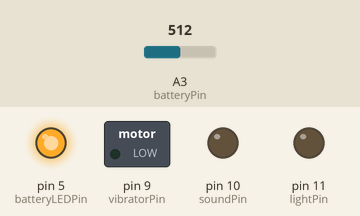
Simulated run of this sketch. Board: Arduino Uno, built with avr-gcc and run on an emulated ATmega328P. On the bench: switched loads named in the sketch (green lamp = pin HIGH), output pins drawn as LEDs (lit = HIGH). Inputs (shaded band) come from the test bench; at power-on: A3 (batteryPin) = 512. No radio packets arrive unless stated; what the sketch prints to the serial monitor is not drawn.

Above: at 1.2 s.
1.3 s: A3 (batteryPin) set to 161
2.8 s: A3 (batteryPin) set to 144
At 4.0 s:
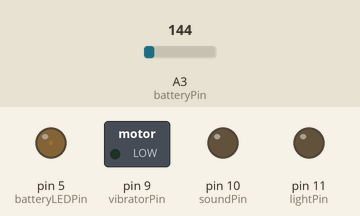
4.3 s: A3 (batteryPin) set to 306
At 4.9 s:
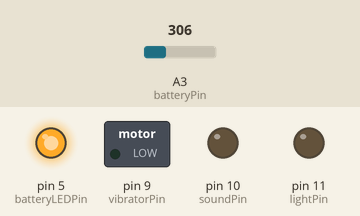
Timing chart, 0 to 7.3 s (numbered marks = the images above; inputs shaded):
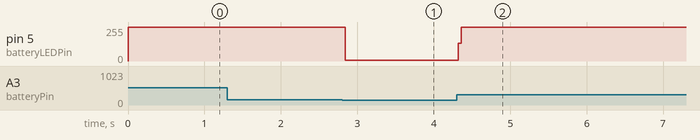

The sketch:

last_test_remote.ino
```cpp
#include <VirtualWire.h>
#include <EEPROM.h>


//-----------------------------------------------------------------------------
// we define all the size of variables needed for our algorithm

#define MESSAGE_LEN 8             // max number of byte sent to the remote
#define REMOTENUM_LEN 4           // number of byte to define the number of the remote
#define ALARM_LEN 3               // number of byte to define the alarm enable settings
#define ALARM_BLINK 1000          // period of alarm blinking
#define ALARM_TIME 15000          // duration of alarm
#define RFSPEED 2000              // for RF communication

//#define REMOTENUM_ADDR  0;        May be needed in case the addr of remoteNum is not always the same. Same for alarmEnable

//-----------------------------------------------------------------------------


//byte message[MESSAGE_LEN];
//byte remoteNum[REMOTENUM_LEN]; //remote number in binary

byte* message = 12;
byte* remoteNum = 24;


int rxRFPin = 8;

// All about battery
int batteryLife = 0; //to map
int batteryPin = A3;
int batteryLEDPin = 5; // variable pour stocker le pin de la LED
int batteryLEDState = false;


// All about the alarm system
int vibratorPin = 9;
int soundPin = 10;
int lightPin = 11;
boolean vibratorState = false;
boolean soundState = false;
boolean lightState = false;
boolean vibratorEnable = false;
boolean soundEnable = false;
boolean lightEnable = false;
int alarmPin[] = {lightPin, soundPin, vibratorPin};
int alarmState[] = {lightState, soundState, vibratorState};
int alarmEnable[] = {lightEnable, soundEnable, vibratorEnable};
unsigned long tpsDep = millis(); //initialisation du temps de départ pour clignotement

// All about Checks
boolean messageCheck = false;
boolean batteryCheck = false;


//-----------------------------------------------------------------------
//                                SET UP
//-----------------------------------------------------------------------

void setup() {
  Serial.begin(9600);

  //RF setup
  vw_set_rx_pin(rxRFPin);
  vw_setup(RFSPEED);
  vw_rx_start();
  Serial.print("Ready");
  Serial.print("\n");
  //Battery setup
  pinMode(batteryLife, INPUT);
  pinMode(batteryLEDPin, OUTPUT);
  digitalWrite(batteryLEDPin, LOW);
  //Alarm setup
  pinMode(vibratorPin, OUTPUT);
  pinMode(soundPin, OUTPUT);
  pinMode(lightPin, OUTPUT);
  digitalWrite(vibratorPin, LOW);
  digitalWrite(soundPin, LOW);
  digitalWrite(lightPin, LOW);

  //  for (int rst = 0; rst < VW_MAX_MESSAGE_LEN; rst++) {
  //    message[rst] = 0;
  //  }

  message = malloc(MESSAGE_LEN * sizeof(byte));
  remoteNum = malloc(REMOTENUM_LEN * sizeof(byte));
}

//-----------------------------------------------------------------------
//                                LOOP
//-----------------------------------------------------------------------

void loop() {
  batteryManagment();
  comManagment();
}
```

alarmManagment.ino
```cpp
//---------------------------------------------------------
//                              ALARM MANAGMENT
//         according to the programmation, if the station is looking for this remote I activate the alarm system
//---------------------------------------------------------


void alarm() {
  int t = 0;
  byte alarms[ALARM_LEN];
  for (int  i = 0; i < ALARM_LEN; i++) {
    alarms[i] = EEPROM.read(&(alarmEnable[i]));
    Serial.print(alarms[i]);
  }
  if (messageCheck) {
    //while (messageCheck) { //for test
    Serial.print("messageCheck is \n");
    Serial.print(messageCheck);
    unsigned long tpsAct = millis(); //temps actuel
    if ((tpsAct - tpsDep) > ALARM_BLINK) { //if difference > ALARM_BLINK
      // for ( t; t < ALARM_TIME / ALARM_BLINK; t++) {
      while (t < (ALARM_TIME / ALARM_BLINK)) {
        for (int i = 0; i < ALARM_LEN; i++) {
          alarmState[i] = !alarmState[i];
          // if (alarmEnable[i]) {                         // need to read in the eeprom
          if (alarms[i]) {                                 // corrected
            digitalWrite(alarmPin[i], alarmState[i]);
          }
          tpsDep = tpsAct; // reinit
        }
        t++;
        delay(ALARM_BLINK);
      }
    }
  }
  for (int i = 0; i < ALARM_LEN; i++) {
    digitalWrite(alarmPin[i], false) ;
  }
}


void remoteRF(byte action[MESSAGE_LEN]) {
  //  int t = 0;
  int counter = 0;
  byte remote[REMOTENUM_LEN];
  for (int j = REMOTENUM_LEN; j < MESSAGE_LEN; j++) {
    //if (remoteNum[j - REMOTENUM_LEN] == action[j]) {
    //if (EEPROM.read(&(remoteNum[j - REMOTENUM_LEN])) == action[j]){  //si mon num correspond
    remote[j - REMOTENUM_LEN] = EEPROM.read(&(remoteNum[j - REMOTENUM_LEN]));
    Serial.print(remote[j - REMOTENUM_LEN]);
    if (remote[j - REMOTENUM_LEN] == action[j]) {
      counter ++;
    }
    if (counter == REMOTENUM_LEN) {
      Serial.print("matching");
      counter = 0;

      messageCheck = true;      //alors j'active les alarmes qui ont été enable avant


      alarm();
    }
    else {
      messageCheck = false;
    }
  }
  //  if (messageCheck) {
  //  //while (messageCheck) { //for test
  //    Serial.print("messageCheck is \n");
  //    Serial.print(messageCheck);
  //    unsigned long tpsAct = millis(); //temps actuel
  //    if ((tpsAct - tpsDep) > ALARM_BLINK) { //if difference > ALARM_BLINK
  //      // for ( t; t < ALARM_TIME / ALARM_BLINK; t++) {
  //      while (t < (ALARM_TIME / ALARM_BLINK)) {
  //        for (int i = 0; i < ALARM_LEN; i++) {
  //          alarmState[i] = !alarmState[i];
  //          if (alarmEnable[i]) {
  //            digitalWrite(alarmPin[i], alarmState[i]);
  //          }
  //          tpsDep = tpsAct; // reinit
  //        }
  //        t++;
  //        delay(ALARM_BLINK);
  //      }
  //    }
  //  }
  //  for (int i = 0; i < ALARM_LEN; i++) {
  //    digitalWrite(alarmPin[i], false) ;
  //  }
  return;
}
```

batteryManagment.ino
```cpp
//-----------------------------------------------------
//                BATTERY MANAGMENT
//    should be improve to last longer. Not a priority for us.
// ----------------------------------------------------

void batteryManagment() { //maps the value of battery
  if (batteryLife = map(analogRead(batteryPin), 0, 1023, 0, 100)) { //map from red to green
    batteryCheck = true;
  }
  else {
    batteryCheck = false;
  }
  digitalWrite(batteryLEDPin, batteryCheck);
  if (batteryLife < 15 ) {
    digitalWrite(batteryLEDPin, LOW); // low battery
  }
}
```

bprogManagment.ino
```cpp
//------------------------------------------------------------------------------------------------------
//                                      PROGRAMMATION
//    on sauvegarde en dur les infos dans le ROM pour ne pas les perdre
//    we save in the ROM the data not to loose them when turn off or reset.
//    the b in the name is here just to call these functions before comManagment, otherwise it does not compile
//------------------------------------------------------------------------------------------------------

void programRemote(byte prog[MESSAGE_LEN]) {              // programming the remote according to station orders
  for (int i = 1; i < REMOTENUM_LEN; i++) {
    //alarmEnable + i - 1 = NULL;
    if (&(alarmEnable[i - 1]) == EEPROM.length()) {         // j'ecris dans l'EEPROM pour sauvegarder en dur
      Serial.print("ERROR UPDATING ALARMENABLE INTO EEPROM.  exiting now");
      exit;
    }
    alarmEnable[i - 1] = prog[i];                // je programme quel type d'alarme je veux pour cette télécommande selon le message recu
    EEPROM.update(&(alarmEnable[i - 1]), prog[i]);
  }
  for (int j = REMOTENUM_LEN; j < MESSAGE_LEN; j++) {                 // je programme mon adresse (numéro de chambre) selon le message recu
   // (remoteNum + j - REMOTENUM_LEN) = NULL;
    if (&(remoteNum[j - REMOTENUM_LEN]) == EEPROM.length()) {           // j'ecris dans l'EEPROM pour sauvegarder la data en dur
      Serial.print("ERROR UPDATING REMOTENUM INTO EEPROM. exiting now");
      exit;
    }
    remoteNum[j - REMOTENUM_LEN] = prog[j];
    EEPROM.update(&(remoteNum[j - REMOTENUM_LEN]), prog[j]);
  }
  Serial.print("alarmEnable puis remoteNum en mode prog\n");            // je print les valeures recu et sauvegardees pour verifier
  Serial.print("alarmEnable is\n");
  for (int l = 0; l < ALARM_LEN; l++) {
    Serial.print(alarmEnable[l]);
  }
  Serial.print("\n");
  Serial.print("remoteNum is\n");
  for (int p = 0; p < REMOTENUM_LEN; p++) {
    Serial.print(remoteNum[p]);
  }
  Serial.print("prog is \n");
  for (int m = REMOTENUM_LEN; m < MESSAGE_LEN; m++) {
    Serial.print(prog[m]);
  }
}
```

comManagment.ino
```cpp
//------------------------------------------------------------------------------------------------
//                  FONCTIONS DE COMMUNICATION
//    selon mode, je programme ou je cherche la commande
//    according to mode I program or look for the remote
//------------------------------------------------------------------------------------------------


byte getMessage() {
  byte buf[VW_MAX_MESSAGE_LEN];
  byte buflen = VW_MAX_MESSAGE_LEN;
  int i;
  for (i = 0; i < MESSAGE_LEN; i++)
  {
    message[i] = 0;
  }

  //Serial.print("here com");
  if ( vw_get_message((byte *) buf, &buflen) ) {            // I get the message
    Serial.print("message is: ");
 // Serial.print("here get message");
    for (i = 0; i < MESSAGE_LEN; i++)
    {
      message[i] = buf[i];                                  // save it
      Serial.print( message[i]);                            // print it
    }
    Serial.print("\n");
    Serial.print("size of message is: ");
    Serial.print(buflen);                                   // print size
    Serial.print("\n");
  }
}


void comManagment() {
  if ( vw_have_message() ) {                // if I receive a message
    getMessage();                           // get it
    if (message[0]) {                       // if I program
      programRemote(message);               // program it
      digitalWrite(13, HIGH);               // turn on onchip led so when on battery I know Im on prog
      Serial.print("programmation\n");
    }
    else if (!message[0]) {
      remoteRF(message);                                 // else I look for remote by activatng alarm according to prog
      digitalWrite(13, LOW);
      Serial.print("localisation\n");
    }
    delay(100);
  }
  //  else {                                        // in comment otherwise too much printing
  //    Serial.print("not receiving anything\n");
  //  }
}


// NOT USED YET

//boolean decodingAlgo(byte buff, byte buffLenght) { // waiting for Laeti to give it to me //return true if message is reliable
//  if (true) {
//    rxRFCheck = true;
//  }
//  else {
//    rxRFCheck = false;
//  }
//  return rxRFCheck;
//}
//
//void answerRF(byte answer[VW_MAX_MESSAGE_LEN]) {
//  vw_send(answer, sizeof(answer));
//  vw_wait_tx();
//  Serial.print("I answer the station ");
//  for (int i = 0; i < sizeof(answer); i++)
//  {
//    Serial.print(answer[i]);
//  }
//}
```

Measured:
- the behaviour switches between 154 and 153 on A3 (batteryPin) (found by bisection; images 0 and 1)
- after the input at 1.3 s, every drawn part: stays the same
- after the input at 2.8 s, pin 5 (batteryLEDPin): 255/255 → 6/255 at once
- after the input at 4.3 s, pin 5 (batteryLEDPin): 6/255 → 255/255 at once
